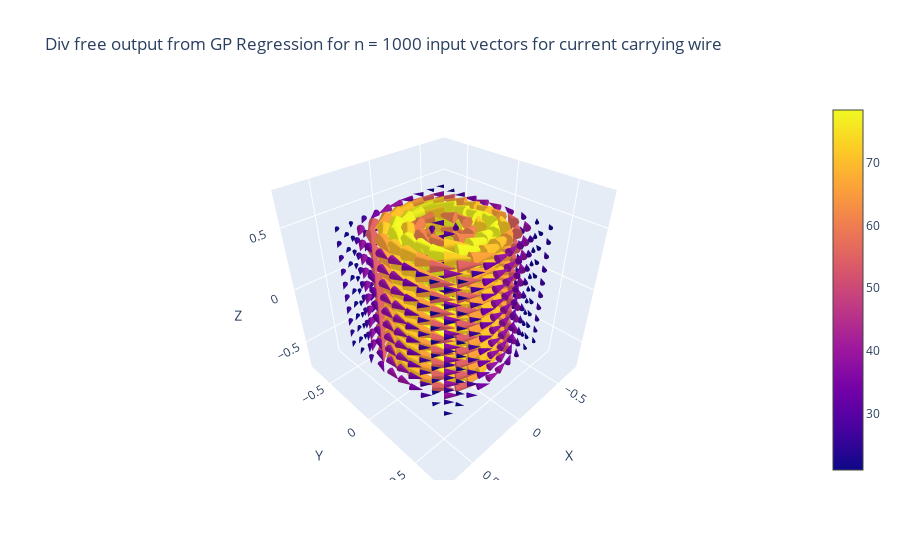

Write notebook code for a chart like this one.
### Code cell
given_samples_wire = sampled_outputs_wire[0].shape[0]
plotter(outputs_wire_div_free, 
        title = f'Div free output from GP Regression for n = {given_samples_wire} input vectors for current carrying wire')

### Figure 1 — Plotly figure (JSON) as saved in the notebook; plotly's stock layout.template omitted (floating-point values rounded to 4 significant figures; data arrays with more than 128 entries replaced by an {"elided": "..."} marker saying what was removed)
{"data": [{"anchor": "tail", "sizemode": "scaled", "sizeref": 2, "type": "cone", "u": {"elided": "1000 float values"}, "v": {"elided": "1000 float values"}, "w": {"elided": "1000 float values"}, "x": {"elided": "1000 float values"}, "y": {"elided": "1000 float values"}, "z": {"elided": "1000 float values"}}], "layout": {"scene": {"xaxis": {"title": {"text": "X"}}, "yaxis": {"title": {"text": "Y"}}, "zaxis": {"title": {"text": "Z"}}}, "title": {"text": "Div free output from GP Regression for n = 1000 input vectors for current carrying wire"}}}
